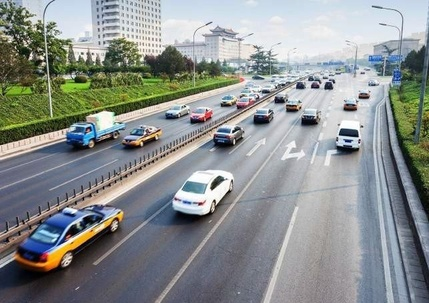
#> input picture Traffic1.jpg, 429 x 303 px, shrunk from 643 x 454 before the run
$ jupyter execute traffic_monitoring.ipynb   (older library calls are emulated)
#> lines starting #> are read from the running program, lines starting #| are printed output that depends on the picture; after the words box and inside, x2 and y2 are one past the last pixel; in counts of white or black regions, pixels touching at a corner belong together
#> in process_image, image is the input picture: shape (303, 429, 3); mean B, G, R 143.3, 143.9, 138.9
[cell 1]
"""
Name: Sagar
Roll No: 2301010312
Course: Image Processing & Computer Vision
Unit: 4th
Assignment Title: Object Representation and Feature Extraction for Traffic Images
Date: 07-04-2026
"""

import cv2
import numpy as np
import os
import matplotlib.pyplot as plt

# Create output directory
OUTPUT_DIR = "outputs"
os.makedirs(OUTPUT_DIR, exist_ok=True)

# -----------------------------
# Display Function
# -----------------------------
def show(title, img):
#> called with title = 'Original Image'
    plt.figure()
    plt.title(title)
    if len(img.shape) == 2:
        plt.imshow(img, cmap='gray')
    else:
        plt.imshow(cv2.cvtColor(img, cv2.COLOR_BGR2RGB))
    plt.axis('off')
    plt.show()


# -----------------------------
# Task 1: Edge Detection
# -----------------------------
def edge_detection(image, name):
#> called with name = 'traffic1'
    gray = cv2.cvtColor(image, cv2.COLOR_BGR2GRAY)
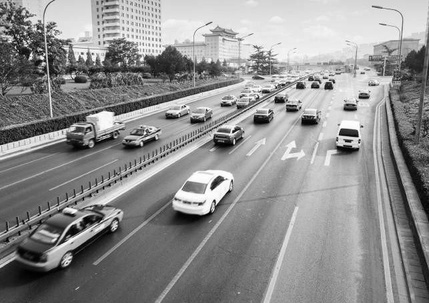
#> gray: shape (303, 429); min 0, max 255, mean 142.3

    # Sobel
    sobelx = cv2.Sobel(gray, cv2.CV_64F, 1, 0, ksize=3)
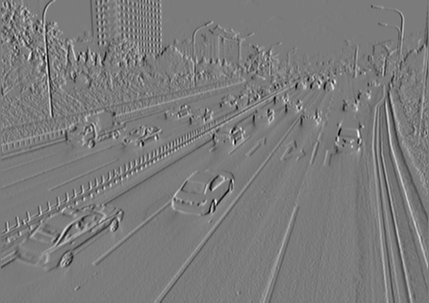
#> sobelx: shape (303, 429) float64; min -830, max 881, mean -0.1; drawn with min black and max white
    sobely = cv2.Sobel(gray, cv2.CV_64F, 0, 1, ksize=3)
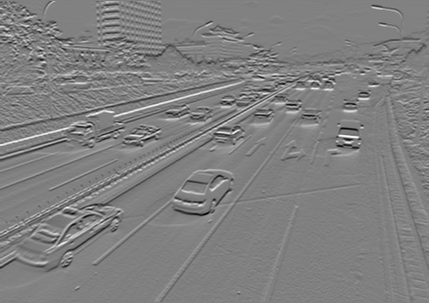
#> sobely: shape (303, 429) float64; min -891, max 874, mean -2.5; drawn with min black and max white
    sobel = cv2.magnitude(sobelx, sobely)
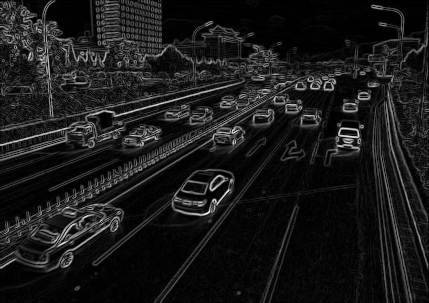
#> sobel: shape (303, 429) float64; min 0, max 981.2, mean 101.9; drawn with min black and max white
    sobel = np.uint8(sobel)
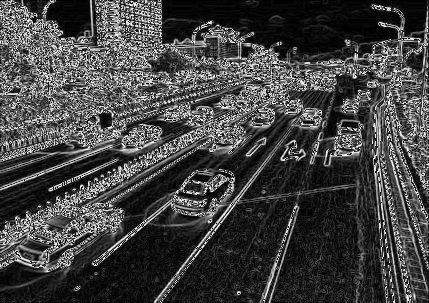
#> sobel: shape (303, 429); min 0, max 255, mean 67.2

    # Canny
    canny = cv2.Canny(gray, 100, 200)
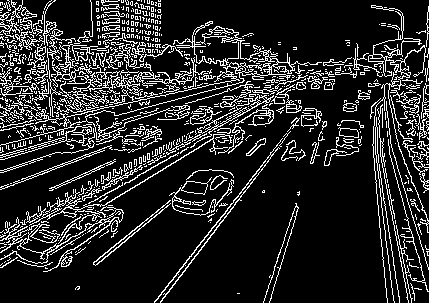
#> canny: shape (303, 429); 15.8% white in thin lines or dots

    cv2.imwrite(f"{OUTPUT_DIR}/{name}_sobel.png", sobel)
    cv2.imwrite(f"{OUTPUT_DIR}/{name}_canny.png", canny)

    print("Sobel and Canny edge detection completed")

    show("Sobel Edge", sobel)
    show("Canny Edge", canny)

    return canny


# -----------------------------
# Task 2: Object Representation
# -----------------------------
def object_representation(edge_img, original, name):
#> called with name = 'traffic1'
    contours, _ = cv2.findContours(edge_img, cv2.RETR_EXTERNAL, cv2.CHAIN_APPROX_SIMPLE)
#> contours = 663 contours, 612 with area under 20; largest, box (x1, y1, x2, y2) and area: (0, 26, 322, 149) 2258, (52, 57, 206, 104) 1041, (190, 94, 274, 154) 728, (0, 206, 124, 272) 525, (29, 134, 232, 244) 432

    output = original.copy()

    print("\nDetected Objects:")
    for i, cnt in enumerate(contours):
        area = cv2.contourArea(cnt)
        perimeter = cv2.arcLength(cnt, True)

        x, y, w, h = cv2.boundingRect(cnt)
        cv2.rectangle(output, (x, y), (x + w, y + h), (0, 255, 0), 2)

        print(f"Object {i+1}: Area={area:.2f}, Perimeter={perimeter:.2f}")
#> this loop made 663 passes
#> (area, perimeter, x, y, w, h) on passes 2 to 4: (1, 14.83, 414, 288, 8, 2), (2, 19.31, 75, 286, 5, 4), (2.5, 39.56, 410, 283, 5, 18)
#| Object 1: Area=0.00, Perimeter=4.00
#| Object 2: Area=1.00, Perimeter=14.83
#| Object 3: Area=2.00, Perimeter=19.31
#| Object 4: Area=2.50, Perimeter=39.56
#| Object 5: Area=0.00, Perimeter=4.83
#| Object 6: Area=0.50, Perimeter=5.41
#| Object 7: Area=0.00, Perimeter=5.66
#| Object 8: Area=1.50, Perimeter=25.07
#> (further printed lines are left out)
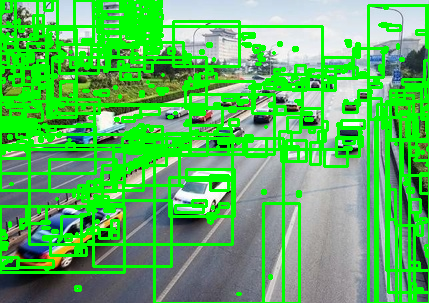
#> output: shape (303, 429, 3); mean B, G, R 94.5, 184.7, 90

    cv2.imwrite(f"{OUTPUT_DIR}/{name}_contours.png", output)

    show("Contours & Bounding Boxes", output)


# -----------------------------
# Task 3: Feature Extraction
# -----------------------------
def feature_extraction(image, name):
#> called with name = 'traffic1'
    gray = cv2.cvtColor(image, cv2.COLOR_BGR2GRAY)

    # ORB
    orb = cv2.ORB_create()
    kp, des = orb.detectAndCompute(gray, None)
#> kp = 500 keypoints; strongest (x, y, size): (356, 136, 31), (44, 61, 31), (42, 58, 31), (217, 202, 31)

    output = cv2.drawKeypoints(image, kp, None, color=(0, 255, 0))
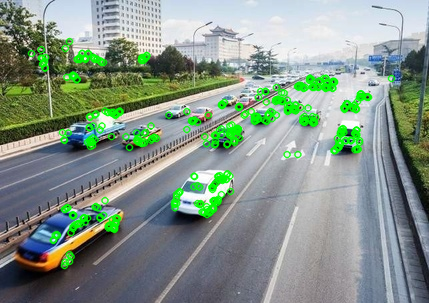
#> output: shape (303, 429, 3); mean B, G, R 136.8, 149.6, 132.6

    cv2.imwrite(f"{OUTPUT_DIR}/{name}_orb.png", output)

    print(f"ORB detected {len(kp)} keypoints")

    show("ORB Keypoints", output)


# -----------------------------
# Task 4: Analysis
# -----------------------------
def analysis():
    print("\n--- Comparative Analysis ---")
    print("• Sobel detects gradient edges but is sensitive to noise.")
    print("• Canny provides cleaner and more accurate edges.")
    print("• ORB extracts important feature points useful for tracking.")
    print("• In traffic monitoring, features help detect vehicles, lanes, and motion.")


# -----------------------------
# Main Pipeline
# -----------------------------
def process_image(path, name):
    print(f"\nProcessing: {path}")

    image = cv2.imread(path)

    if image is None:
        print("Error loading image")
        return

    cv2.imwrite(f"{OUTPUT_DIR}/{name}_original.png", image)
    show("Original Image", image)

    # Task 1
    edges = edge_detection(image, name)

    # Task 2
    object_representation(edges, image, name)

    # Task 3
    feature_extraction(image, name)

    # Task 4
    analysis()


# -----------------------------
# Run for 3 Images
# -----------------------------
if __name__ == "__main__":
    print("Traffic Monitoring System")
    print("--------------------------")

    images = [
        ("Traffic1.jpg", "traffic1"),
        ("Traffic2.jpg", "traffic2"),
        ("Traffic3.jpg", "traffic3")
    ]

    for path, name in images:
        process_image(path, name)
#> pass 2 of the loop `for path, name in images:`:
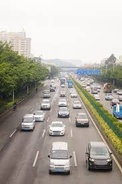
#> input picture Traffic2.jpg, 122 x 184 px, shrunk from 183 x 276 before the run
#> in process_image, image is the input picture: shape (184, 122, 3); mean B, G, R 160.3, 169.5, 173.8
#> gray: shape (184, 122)
#> sobelx: shape (184, 122) float64
#> sobely: shape (184, 122) float64
#> in edge_detection (call 2), `canny = cv2.Canny(gray, 100, 200)`:
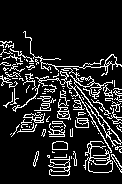
#> canny: shape (184, 122); 13.5% white in thin lines or dots, all inside (x1, y1, x2, y2) = (0, 31, 122, 176)
#> contours = 92 contours, 77 with area under 20; largest, box (x1, y1, x2, y2) and area: (83, 141, 113, 173) 368, (35, 68, 122, 153) 264, (48, 156, 71, 176) 186, (23, 31, 122, 76) 119, (52, 141, 68, 150) 112
#> the loop in object_representation (call 2), `for i, cnt in enumerate(contours):` made 92 passes
#> (area, perimeter, x, y, w, h) on passes 2, 8, 11, 12, 25, 27, 29, 31: (186, 161.3, 48, 156, 23, 20), (30.5, 34.73, 33, 151, 6, 16), (367.5, 267.4, 83, 141, 30, 32), (112, 43.66, 52, 141, 16, 9), (42.5, 107.4, 48, 123, 17, 14), (20.5, 38.73, 52, 121, 14, 8), (52, 81.8, 75, 117, 14, 11), (73.5, 90.18, 23, 113, 22, 10)
#> in feature_extraction (call 2), `output = cv2.drawKeypoints(image, kp, None, color=(0, 255, 0))`:
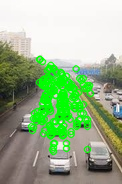
#> output: shape (184, 122, 3); mean B, G, R 140.5, 180.2, 152.8
#> pass 3 of the loop `for path, name in images:`:
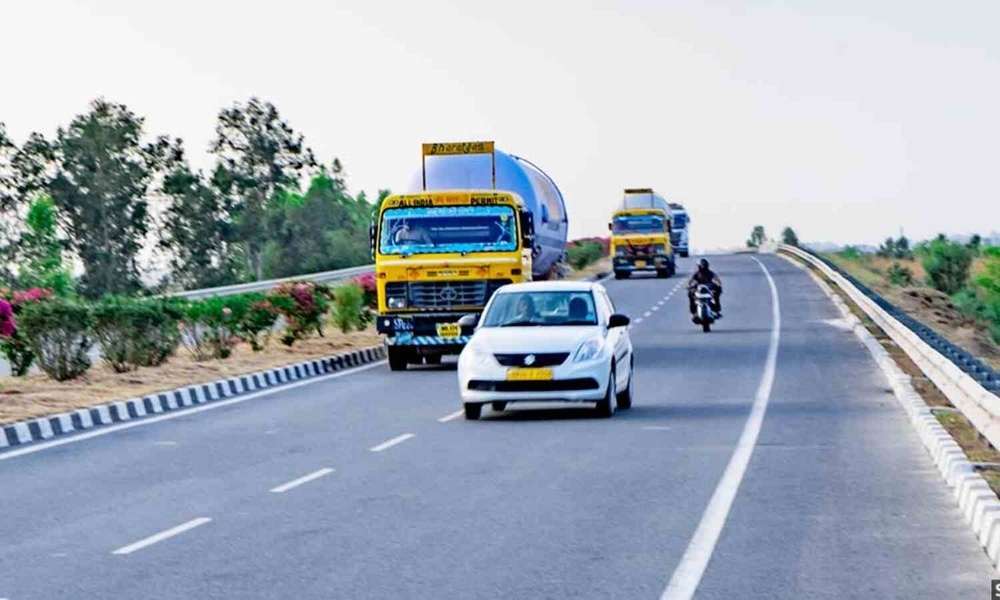
#> input picture Traffic3.jpg, 1000 x 600 px, shrunk from 1500 x 900 before the run
#> in process_image, image is the input picture: shape (600, 1000, 3); mean B, G, R 181.2, 170.6, 160.4
#> gray: shape (600, 1000)
#> sobelx: shape (600, 1000) float64
#> sobely: shape (600, 1000) float64
#> in edge_detection (call 3), `canny = cv2.Canny(gray, 100, 200)`:
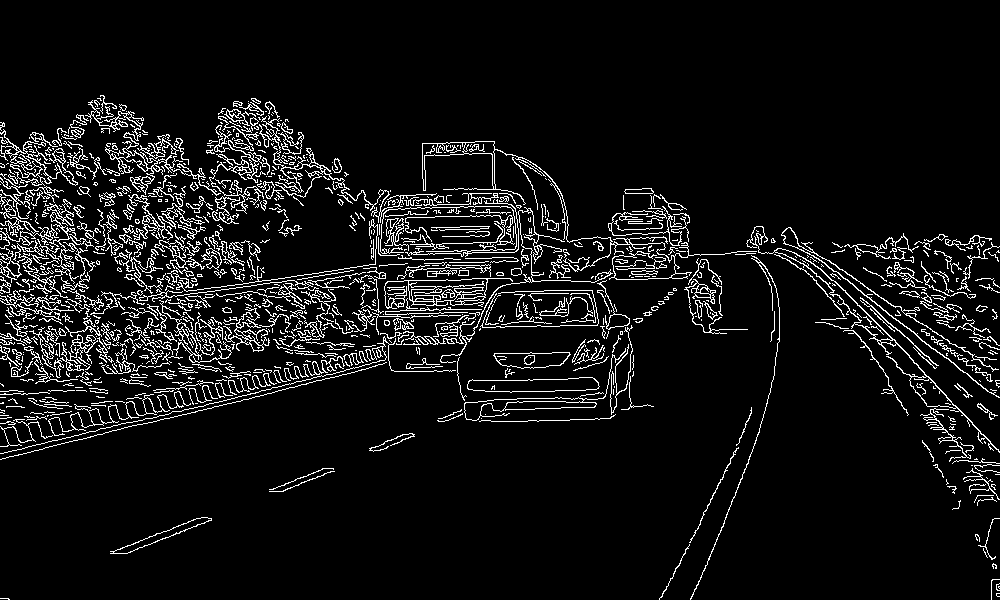
#> canny: shape (600, 1000); 7.3% white in thin lines or dots, all inside (x1, y1, x2, y2) = (0, 95, 1000, 600)
#> in feature_extraction (call 3), `output = cv2.drawKeypoints(image, kp, None, color=(0, 255, 0))`:
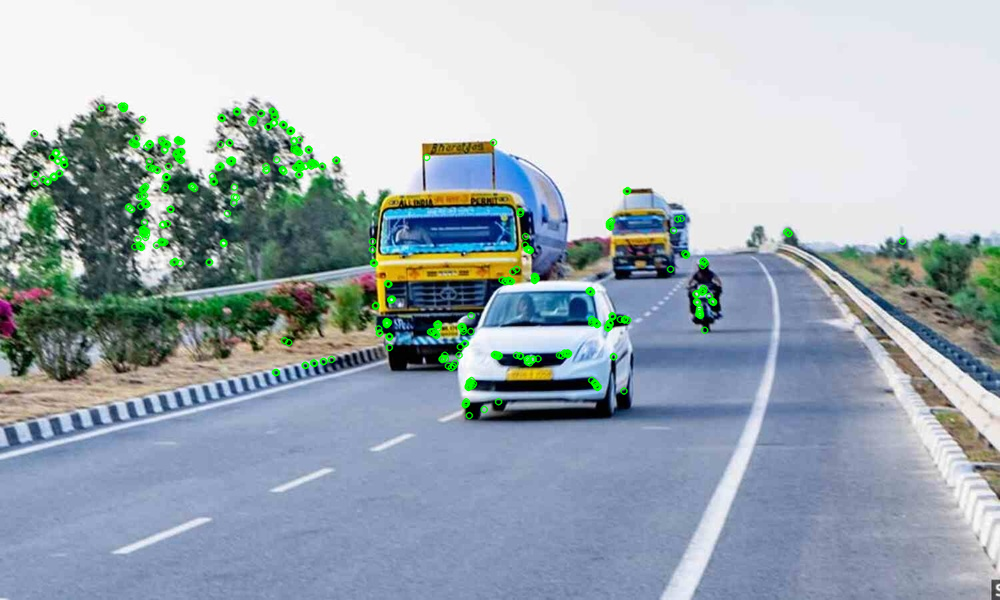
#> output: shape (600, 1000, 3); mean B, G, R 179.9, 172.2, 159.3

    print("\nProcessing completed. Check outputs/ folder.")
